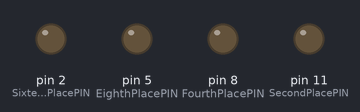
A sketch run on a simulated Arduino Uno, built with avr-gcc and run on an emulated ATmega328P. Parts: output pins drawn as LEDs (lit = HIGH). Pins used as bus, display or sensor lines are not drawn.

Above: at 0.1 s.
At 4.6 s:
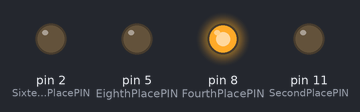
At 10.6 s:
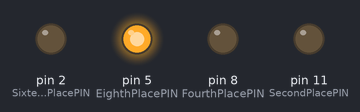
At 19.6 s:
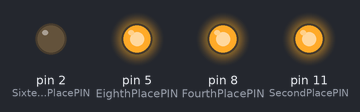
At 28.6 s:
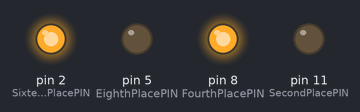
At 37.6 s:
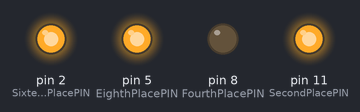
Timing chart, 0 to 39.1 s (numbered marks = the images above):
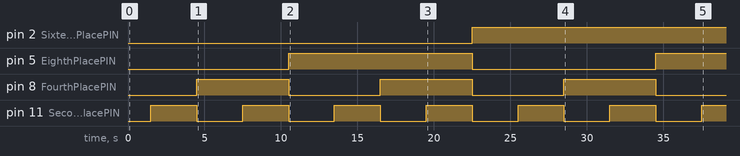

The sketch:

Binary5LED.ino
```cpp
int SixteenthPlacePIN = 2;
int EighthPlacePIN = 5;
int FourthPlacePIN = 8;
int SecondPlacePIN = 11;
int FirstPlacePIN = 13;

int timer = 1500;


void setup() {
  // put your setup code here, to run once:

pinMode(SixteenthPlacePIN, OUTPUT);
pinMode(EighthPlacePIN, OUTPUT);
pinMode(FourthPlacePIN, OUTPUT);
pinMode(SecondPlacePIN, OUTPUT);
pinMode(FirstPlacePIN, OUTPUT);


}

void loop() {
  // put your main code here, to run repeatedly:


zeroToFifteen();


digitalWrite(FirstPlacePIN, LOW);
digitalWrite(SecondPlacePIN, LOW);
digitalWrite(FourthPlacePIN, LOW);
digitalWrite(EighthPlacePIN , LOW);
digitalWrite(SixteenthPlacePIN, HIGH);
delay(timer);

zeroToFifteen();

digitalWrite(FirstPlacePIN, LOW);
digitalWrite(SecondPlacePIN, LOW);
digitalWrite(FourthPlacePIN, LOW);
digitalWrite(EighthPlacePIN , LOW);
digitalWrite(SixteenthPlacePIN, LOW);
delay(timer);

}


void zeroToFifteen(){

  digitalWrite(FirstPlacePIN, HIGH);
delay(timer);


digitalWrite(FirstPlacePIN, LOW);
digitalWrite(SecondPlacePIN, HIGH);
delay(timer);


digitalWrite(FirstPlacePIN, HIGH);
delay(timer);

digitalWrite(FirstPlacePIN, LOW);
digitalWrite(SecondPlacePIN, LOW);
digitalWrite(FourthPlacePIN, HIGH);
delay(timer);

digitalWrite(FirstPlacePIN, HIGH);
delay(timer);


digitalWrite(FirstPlacePIN, LOW);
digitalWrite(SecondPlacePIN, HIGH);
delay(timer);


digitalWrite(FirstPlacePIN, HIGH);
delay(timer);


digitalWrite(FirstPlacePIN, LOW);
digitalWrite(SecondPlacePIN, LOW);
digitalWrite(FourthPlacePIN, LOW);
digitalWrite(EighthPlacePIN , HIGH);
delay(timer);

digitalWrite(FirstPlacePIN, HIGH);
delay(timer);


digitalWrite(FirstPlacePIN, LOW);
digitalWrite(SecondPlacePIN, HIGH);
delay(timer);


digitalWrite(FirstPlacePIN, HIGH);
delay(timer);

digitalWrite(FirstPlacePIN, LOW);
digitalWrite(SecondPlacePIN, LOW);
digitalWrite(FourthPlacePIN, HIGH);
delay(timer);

digitalWrite(FirstPlacePIN, HIGH);
delay(timer);


digitalWrite(FirstPlacePIN, LOW);
digitalWrite(SecondPlacePIN, HIGH);
delay(timer);


digitalWrite(FirstPlacePIN, HIGH);
delay(timer);

}
```

Measured:
- by itself, pin 2 (SixteenthPlacePIN): LOW → HIGH at 22.5 s
- by itself, pin 5 (EighthPlacePIN): LOW → HIGH at 10.5 s, → LOW 12.0 s later, → HIGH 12.0 s later
- by itself, pin 8 (FourthPlacePIN): alternates HIGH for 6.0 s and LOW for 6.0 s
- by itself, pin 11 (SecondPlacePIN): alternates HIGH for 3.0 s and LOW for 3.0 s
